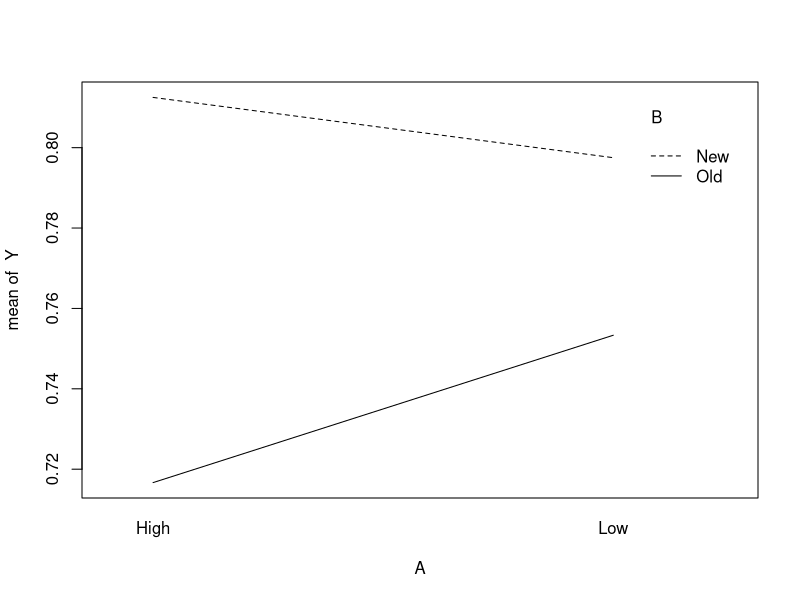

This figure's R source:
## ---- chunk 1
Y<-c(0.83, 0.78, 0.75, 0.83, 0.86, 0.67, 0.73, 0.72, 0.81, 0.85, 0.87, 0.68, 0.73, 0.74)
A<-c(rep('Low', 7), rep('High', 7))
B<-c(rep(c(rep('New', 4), rep('Old', 3)), 2))
data<-data.frame(Y, A, B)
#print(data)
## ---- chunk 2
model.matrix(~A*B, contrasts=list(A=contr.sum, B=contr.sum))
## ---- chunk 3
interaction.plot(A, B, Y)
## ---- chunk 4
summary(aov(Y~A*B))
## ---- chunk 5
library(car)
model<-lm(Y~A+B)
Anova(model, type=3)
## ---- chunk 6
y<-c(28.0,28.6,27.4,33.3,34.5,33.0,32.0,35.6,34.4,35.0,34.0,33.3,34.7,33.5,32.3,33.4,33.0,32.0,29.6,30.6,28.6,29.8)
D1<-factor(c(rep(0,3),rep(1,2),rep(0,4),rep(1,3),rep(0,3),1,rep(0,2),rep(1,2),rep(0,2)))
D2<-factor(c(rep(0,12),1,rep(0,3),rep(1,2),rep(0,2),rep(1,2)))
x1<-c(rep('A',3),rep('B',2),rep('A',4),rep('B',3),'C',rep('A',2),'B',rep('C',2),rep('B',2),rep('C',2))
x2<-c(rep(0,5),rep(1,8),rep(2,5),rep(3,4))
#data2<-data.frame(y,D1,D2,x1,x2)
#print(data2)
## ---- chunk 7
fit2<-lm(y~D1+D2+x2)
summary(fit2)
## ---- chunk 8
confint(fit2,"x2",level = 0.95)
## ---- chunk 9
Anova(lm(y~x1+x2),type=3)
